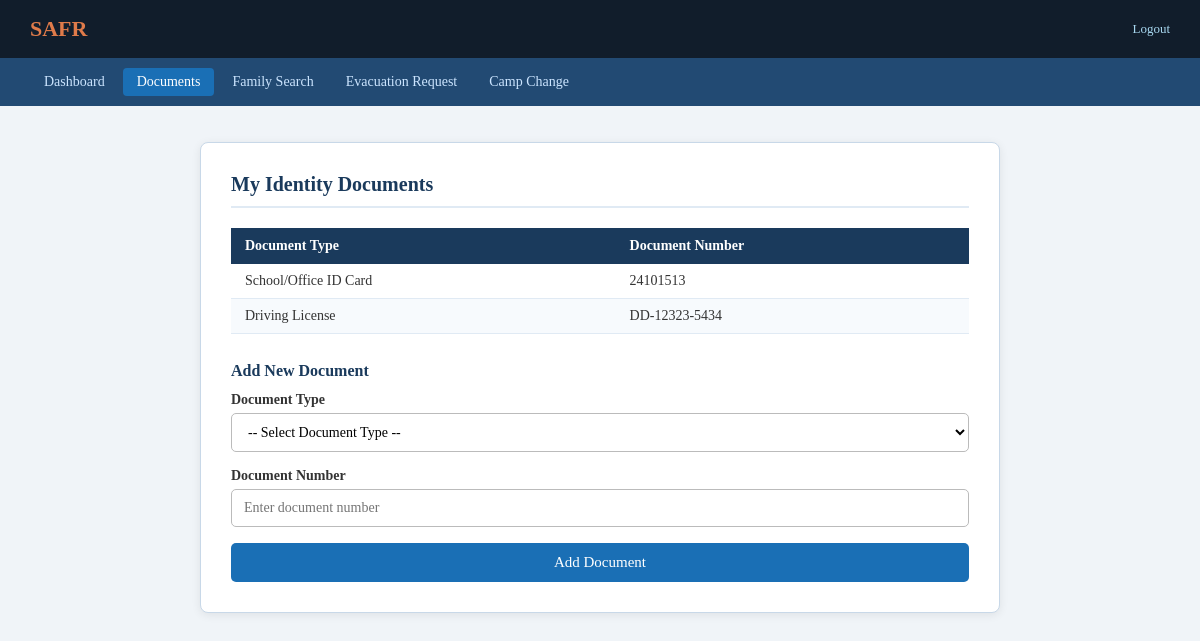
The app's page /SAFR/Refugeedashboard/see_documents.php (signed in) with its own data.
### tables this page shows
CREATE TABLE `identity_doc` (
  `Safr_id` varchar(20) NOT NULL,
  `Doc_number` varchar(50) NOT NULL,
  `Doc_type` varchar(50) DEFAULT NULL
);

### SAFR/Refugeedashboard/see_documents.php (the view, shortened to what this page needs)
<?php
include("../dbconnect.php");
$safr_id = $_SESSION['safr_id'];
$sql    = "SELECT * FROM identity_doc WHERE Safr_id = '$safr_id'";
$result = mysqli_query($conn, $sql);
?>
<!DOCTYPE html>
<html lang="en">
<head>
    <link href="../css/safr.css" rel="stylesheet">
</head>
<body>
<div class="safr-topbar">
    <a href="refugee_dashboard.php" class="brand">SAFR</a>
    <div class="topbar-right">
        <a href="refugee_logout.php">Logout</a>
    </div>
</div>
<div class="safr-nav">
    <a href="refugee_dashboard.php">Dashboard</a>
    <a href="see_documents.php" class="active">Documents</a>
    <a href="family_Search.php">Family Search</a>
    <a href="evac_rec.php">Evacuation Request</a>
    <a href="camp_change.php">Camp Change</a>
</div>
<div class="safr-container">
    <h2>My Identity Documents</h2>
    <table class="safr-table">
        <thead>
            <tr>
                <th>Document Type</th>
                <th>Document Number</th>
            </tr>
        </thead>
        <tbody>
        <?php if(mysqli_num_rows($result) > 0): ?>
            <?php while($row = mysqli_fetch_array($result)): ?>
            <tr>
                <td><?php echo $row['Doc_type']; ?></td>
                <td><?php echo $row['Doc_number']; ?></td>
            </tr>
            <?php endwhile; ?>
        <?php else: ?>
            <tr><td colspan="2">No documents added yet.</td></tr>
        <?php endif; ?>
        </tbody>
    </table>
    <h3 style="margin-top:28px;">Add New Document</h3>
    <form method="post" style="margin-top:12px;">
        <label for="doc_name">Document Type</label>
        <select name="doc_name" id="doc_name" required>
            <option value="">-- Select Document Type --</option>
        </select>
        <label for="doc_number">Document Number</label>
        <input type="text" id="doc_number" name="doc_number" placeholder="Enter document number" required>
        <button type="submit" class="safr-btn safr-btn-full">Add Document</button>
    </form>
</div>
</body>
</html>

### SAFR/css/safr.css (style rules this page uses)
*, *::before, *::after { box-sizing: border-box; margin: 0; padding: 0; }
body { font-family: Georgia, serif; background: #f0f4f8; color: #333; }
.safr-topbar { background: #111d2b; color: white; padding: 16px 30px; display: flex; justify-content: space-between; align-items: center; }
.safr-topbar .brand { font-size: 22px; font-weight: bold; color: #e07b4a; text-decoration: none; }
.safr-topbar .topbar-right { font-size: 13px; color: #a8d8f0; }
.safr-topbar .topbar-right a { color: #a8d8f0; text-decoration: none; margin-left: 16px; }
.safr-nav { background: #224a73; padding: 10px 30px; display: flex; gap: 4px; flex-wrap: wrap; }
.safr-nav a { color: #cce5ff; text-decoration: none; font-size: 14px; padding: 6px 14px; border-radius: 4px; }
.safr-nav a.active { background: #1a6fb5; color: white; }
.safr-container { max-width: 800px; margin: 36px auto; background: white; padding: 30px; border-radius: 8px; border: 1px solid #c8d8e8; box-shadow: 0 2px 10px rgba(0,0,0,0.08); }
.safr-container h2 { color: #1a3a5c; margin-top: 0; margin-bottom: 20px; border-bottom: 2px solid #e0eaf4; padding-bottom: 10px; font-size: 20px; }
.safr-container h3 { color: #1a3a5c; margin: 20px 0 10px; font-size: 16px; }
.safr-container label { display: block; margin-bottom: 5px; font-weight: bold; color: #333; font-size: 14px; }
.safr-container input[type="text"], .safr-container input[type="password"], .safr-container input[type="email"], .safr-container input[type="number"], .safr-container input[type="date"], .safr-container select, .safr-container textarea { width: 100%; padding: 10px 12px; margin-bottom: 16px; border: 1px solid #bbb; border-radius: 5px; font-size: 14px; box-sizing: border-box; font-family: Georgia, serif; background: #fff; }
.safr-btn { background: #1a6fb5; color: white; padding: 10px 24px; border: none; border-radius: 5px; font-size: 14px; cursor: pointer; font-family: Georgia, serif; text-decoration: none; display: inline-block; }
.safr-btn-full { width: 100%; padding: 11px; font-size: 15px; }
.safr-table { width: 100%; border-collapse: collapse; margin-top: 10px; font-size: 14px; }
.safr-table th { background: #1a3a5c; color: white; padding: 10px 14px; text-align: left; font-weight: 600; }
.safr-table td { padding: 9px 14px; border-bottom: 1px solid #e0eaf4; color: #333; }
.safr-table tr:nth-child(even) td { background: #f7fafd; }

### records on screen
identity_doc: Doc_type "School/Office ID Card", Doc_number "24101513"
identity_doc: Doc_type "Driving License", Doc_number "DD-12323-5434"
